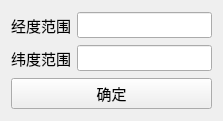
<?xml version="1.0" encoding="UTF-8"?>
<ui version="4.0">
 <class>Frame</class>
 <widget class="QFrame" name="Frame">
  <property name="geometry">
   <rect>
    <x>0</x>
    <y>0</y>
    <width>223</width>
    <height>121</height>
   </rect>
  </property>
  <property name="windowTitle">
   <string>Frame</string>
  </property>
  <layout class="QGridLayout" name="gridLayout">
   <item row="0" column="0">
    <widget class="QLabel" name="label">
     <property name="sizePolicy">
      <sizepolicy hsizetype="Expanding" vsizetype="Preferred">
       <horstretch>0</horstretch>
       <verstretch>0</verstretch>
      </sizepolicy>
     </property>
     <property name="font">
      <font>
       <family>微软雅黑</family>
       <pointsize>11</pointsize>
       <weight>50</weight>
       <bold>false</bold>
      </font>
     </property>
     <property name="text">
      <string>经度范围</string>
     </property>
    </widget>
   </item>
   <item row="0" column="1">
    <widget class="QLineEdit" name="lineEdit">
     <property name="sizePolicy">
      <sizepolicy hsizetype="Expanding" vsizetype="Fixed">
       <horstretch>0</horstretch>
       <verstretch>0</verstretch>
      </sizepolicy>
     </property>
     <property name="font">
      <font>
       <family>Times New Roman</family>
       <pointsize>11</pointsize>
       <weight>50</weight>
       <bold>false</bold>
      </font>
     </property>
    </widget>
   </item>
   <item row="1" column="0">
    <widget class="QLabel" name="label_2">
     <property name="sizePolicy">
      <sizepolicy hsizetype="Expanding" vsizetype="Preferred">
       <horstretch>0</horstretch>
       <verstretch>0</verstretch>
      </sizepolicy>
     </property>
     <property name="font">
      <font>
       <family>微软雅黑</family>
       <pointsize>11</pointsize>
       <weight>50</weight>
       <bold>false</bold>
      </font>
     </property>
     <property name="text">
      <string>纬度范围</string>
     </property>
    </widget>
   </item>
   <item row="1" column="1">
    <widget class="QLineEdit" name="lineEdit_2">
     <property name="sizePolicy">
      <sizepolicy hsizetype="Expanding" vsizetype="Fixed">
       <horstretch>0</horstretch>
       <verstretch>0</verstretch>
      </sizepolicy>
     </property>
     <property name="font">
      <font>
       <family>Times New Roman</family>
       <pointsize>11</pointsize>
       <weight>50</weight>
       <bold>false</bold>
      </font>
     </property>
    </widget>
   </item>
   <item row="2" column="0" colspan="2">
    <widget class="QPushButton" name="pushButton">
     <property name="font">
      <font>
       <family>微软雅黑</family>
       <pointsize>11</pointsize>
       <weight>50</weight>
       <bold>false</bold>
      </font>
     </property>
     <property name="text">
      <string>确定</string>
     </property>
    </widget>
   </item>
  </layout>
 </widget>
 <resources/>
 <connections/>
</ui>
